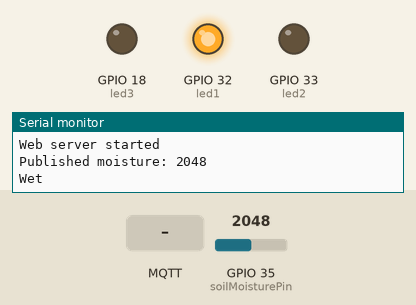
This sketch was run on a simulated ESP32. Shown: output pins drawn as LEDs (lit = HIGH), the last lines printed to the serial monitor. The test bench sets the inputs (shaded band); at power-on: GPIO 35 (soilMoisturePin) = 2048. WiFi joins after 1.5 s; servers stay silent unless stated; no MQTT or app messages arrive unless stated.

Above: at 3.2 s.
3.3 s: GPIO 35 (soilMoisturePin) set to 2956
8.2 s: GPIO 35 (soilMoisturePin) set to 3034
At 13.0 s:
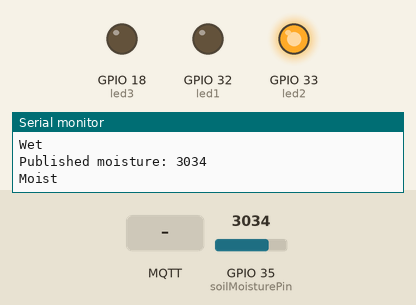
13.5 s: GPIO 35 (soilMoisturePin) set to 3442
18.2 s: GPIO 35 (soilMoisturePin) set to 3538
At 23.1 s:
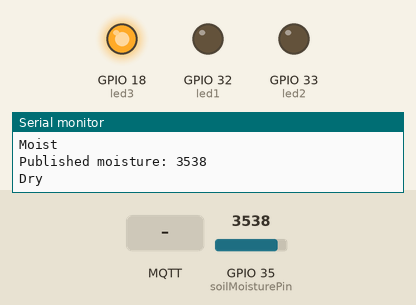
28.5 s: MQTT message "offled" arrives on the first subscribed topic
Timing chart, 0 to 31.5 s (numbered marks = the images above; inputs shaded):
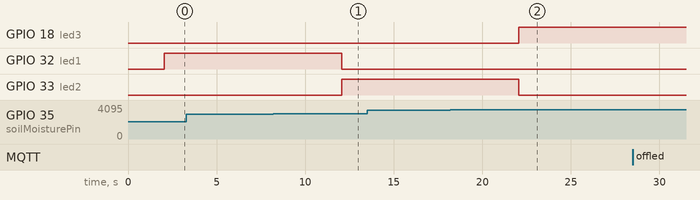

The sketch:

client.ino
```cpp
#include <WiFi.h>
#include <PubSubClient.h>
#include <WebServer.h>

// Wi-Fi Credentials
const char* ssid = "your ssid";
const char* password = "your password";

// MQTT Broker and Topics
const char* mqtt_server = "your server";
const int mqtt_port = 1883;
const char* mqtt_topic_soil = "soil_moisture";
const char* mqtt_topic_led = "ledcontrol";
const char* mqtt_username = "mqtt_user";
const char* mqtt_password = "password";

// Pins
const int soilMoisturePin = 35; // Analog pin for soil moisture sensor
const int led1 = 32; // Wet indicator
const int led2 = 33; // Moist indicator
const int led3 = 18; // Dry indicator

WiFiClient espClient;
PubSubClient client(espClient);
WebServer server(80);

int soilMoistureValue = 0;
String moistureStatus = "Unknown";

// Function to connect to Wi-Fi
void setupWifi() {
  Serial.print("Connecting to WiFi...");
  WiFi.begin(ssid, password);
  while (WiFi.status() != WL_CONNECTED) {
    delay(1000);
    Serial.print(".");
  }
  Serial.println("\nWiFi connected");
  Serial.print("IP Address: ");
  Serial.println(WiFi.localIP());
}

// MQTT message callback
void callback(char* topic, byte* payload, unsigned int length) {
  String msgString = "";
  for (int i = 0; i < length; i++) {
    msgString += (char)payload[i];
  }

  Serial.print("Message received on topic: ");
  Serial.println(topic);
  Serial.print("Message: ");
  Serial.println(msgString);

  if (msgString == "onled") {
    digitalWrite(led3, HIGH);
    digitalWrite(led1, LOW);
    digitalWrite(led2, LOW);
    Serial.println("LED turned ON");
  } else if (msgString == "offled") {
    digitalWrite(led3, LOW);
    digitalWrite(led1, HIGH);
    digitalWrite(led2, LOW);
    Serial.println("LED turned OFF");
  }
}

// Function to connect to MQTT broker
void setupMQTT() {
  client.setServer(mqtt_server, mqtt_port);
  client.setCallback(callback);
  while (!client.connected()) {
    Serial.println("Connecting to MQTT...");
    if (client.connect("ESP32Sensor", mqtt_username, mqtt_password)) {
      Serial.println("Connected to MQTT");
      client.subscribe(mqtt_topic_led);
      Serial.println("Subscribed to topic: " + String(mqtt_topic_led));
    } else {
      Serial.print("Failed, rc=");
      Serial.println(client.state());
      delay(2000);
    }
  }
}

// Function to send soil moisture data to MQTT
void sendDataToMQTT() {
  String moisture = String(soilMoistureValue);
  client.publish(mqtt_topic_soil, moisture.c_str());
  Serial.println("Published moisture: " + moisture);
  Serial.println(moistureStatus);
}

// Generate HTML for the web interface
String generateHTML() {
  String html = R"rawliteral(
<!DOCTYPE html>
<html>
<head>
  <title>Soil Moisture Control Panel</title>
  <style>
    body {
      font-family: 'Roboto', sans-serif;
      margin: 0;
      padding: 0;
      background: url('https://t3.ftcdn.net/jpg/06/56/97/20/240_F_656972077_jAon9gaXE4GwdjMYcRvw6eGiXHlsd2xC.jpg') no-repeat center center fixed;
      background-size: cover;
      color: white;
    }
    h1 {
      text-align: center;
      margin-top: 20px;
      font-size: 36px;
      text-shadow: 2px 2px 8px rgba(0, 0, 0, 0.4);
    }
    p {
      text-align: center;
      font-size: 18px;
      color: #f1f1f1;
      text-shadow: 1px 1px 5px rgba(0, 0, 0, 0.3);
    }
    .status {
      font-size: 22px;
      font-weight: bold;
      text-align: center;
      margin-top: 20px;
    }
    .container {
      width: 80%;
      max-width: 800px;
      margin: auto;
      padding: 30px;
      background-color: rgba(0, 0, 0, 0.6);
      border-radius: 15px;
      box-shadow: 0 0 20px rgba(0, 0, 0, 0.5);
      backdrop-filter: blur(10px);
      position: relative;
      top: 200px;
    }
  </style>
  <link href='https://fonts.googleapis.com/css2?family=Roboto:wght@300;400;500;700&display=swap' rel='stylesheet'>
</head>
<body>
  <div class='container'>
    <h1>Soil Moisture Control Panel</h1>
    <p>Soil Moisture Value: )rawliteral" + String(soilMoistureValue) + R"rawliteral(</p>
    <p>Status: <span class='status'>)" + moistureStatus + R"rawliteral(</span></p>
  </div>
</body>
</html>
)rawliteral";
  return html;
}

// Web server handlers
void handleRoot() {
  server.send(200, "text/html", generateHTML());
}

void handleLedOn() {
  client.publish(mqtt_topic_led, "onled");
  server.send(200, "text/plain", "LED turned ON");
}

void handleLedOff() {
  client.publish(mqtt_topic_led, "offled");
  server.send(200, "text/plain", "LED turned OFF");
}

void setup() {
  Serial.begin(115200);
  setupWifi();
  setupMQTT();

  // Initialize pins
  pinMode(soilMoisturePin, INPUT);
  pinMode(led1, OUTPUT);
  pinMode(led2, OUTPUT);
  pinMode(led3, OUTPUT);

  // Web server routes
  server.on("/", handleRoot);
  server.on("/led/on", handleLedOn);
  server.on("/led/off", handleLedOff);
  server.begin();

  Serial.println("Web server started");
}

void loop() {
  if (!client.connected()) {
    setupMQTT();
  }
  client.loop();
  server.handleClient();

  // Read soil moisture
  soilMoistureValue = analogRead(soilMoisturePin);
  if (soilMoistureValue < 3000) {
    moistureStatus = "Wet";
    digitalWrite(led1, HIGH);
    digitalWrite(led2, LOW);
    digitalWrite(led3, LOW);
  } else if (soilMoistureValue < 3500) {
    moistureStatus = "Moist";
    digitalWrite(led1, LOW);
    digitalWrite(led2, HIGH);
    digitalWrite(led3, LOW);
  } else {
    moistureStatus = "Dry";
    digitalWrite(led1, LOW);
    digitalWrite(led2, LOW);
    digitalWrite(led3, HIGH);
  }

  sendDataToMQTT();
  delay(5000); // Delay for 5 seconds
}
```

Measured:
- the behaviour switches between 2999 and 3000 on GPIO 35 (soilMoisturePin) (found by bisection; images 0 and 1)
- the behaviour switches between 3499 and 3500 on GPIO 35 (soilMoisturePin) (found by bisection; images 1 and 2)
- after the input at 8.2 s, GPIO 32 (led1): HIGH → LOW after 3.9 s; GPIO 33 (led2): LOW → HIGH after 3.9 s
- after the input at 18.2 s, GPIO 18 (led3): LOW → HIGH after 3.9 s; GPIO 33 (led2): HIGH → LOW after 3.9 s
